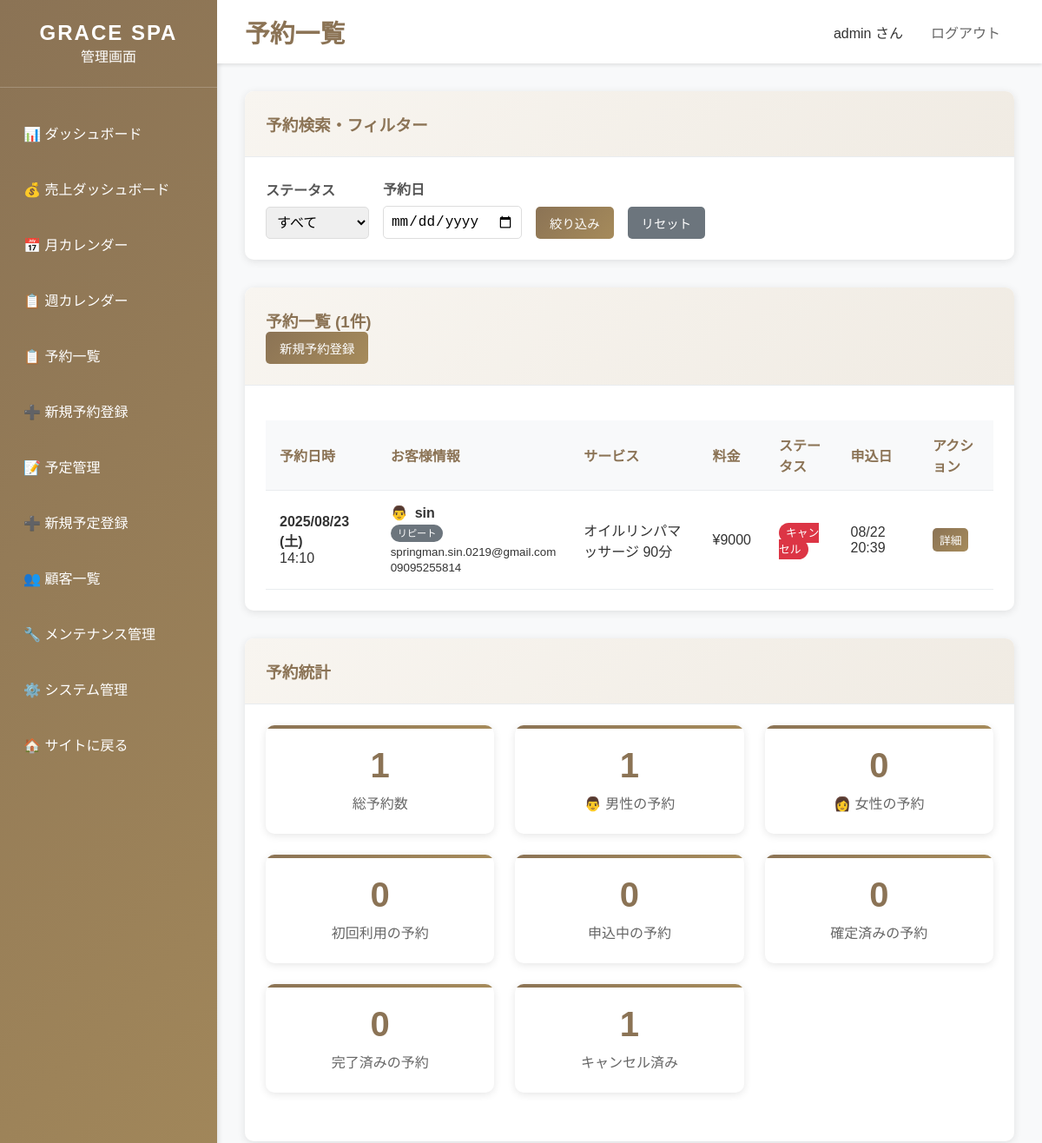
The page /dashboard/bookings/ (signed in, upper part) on the database as committed earlier.
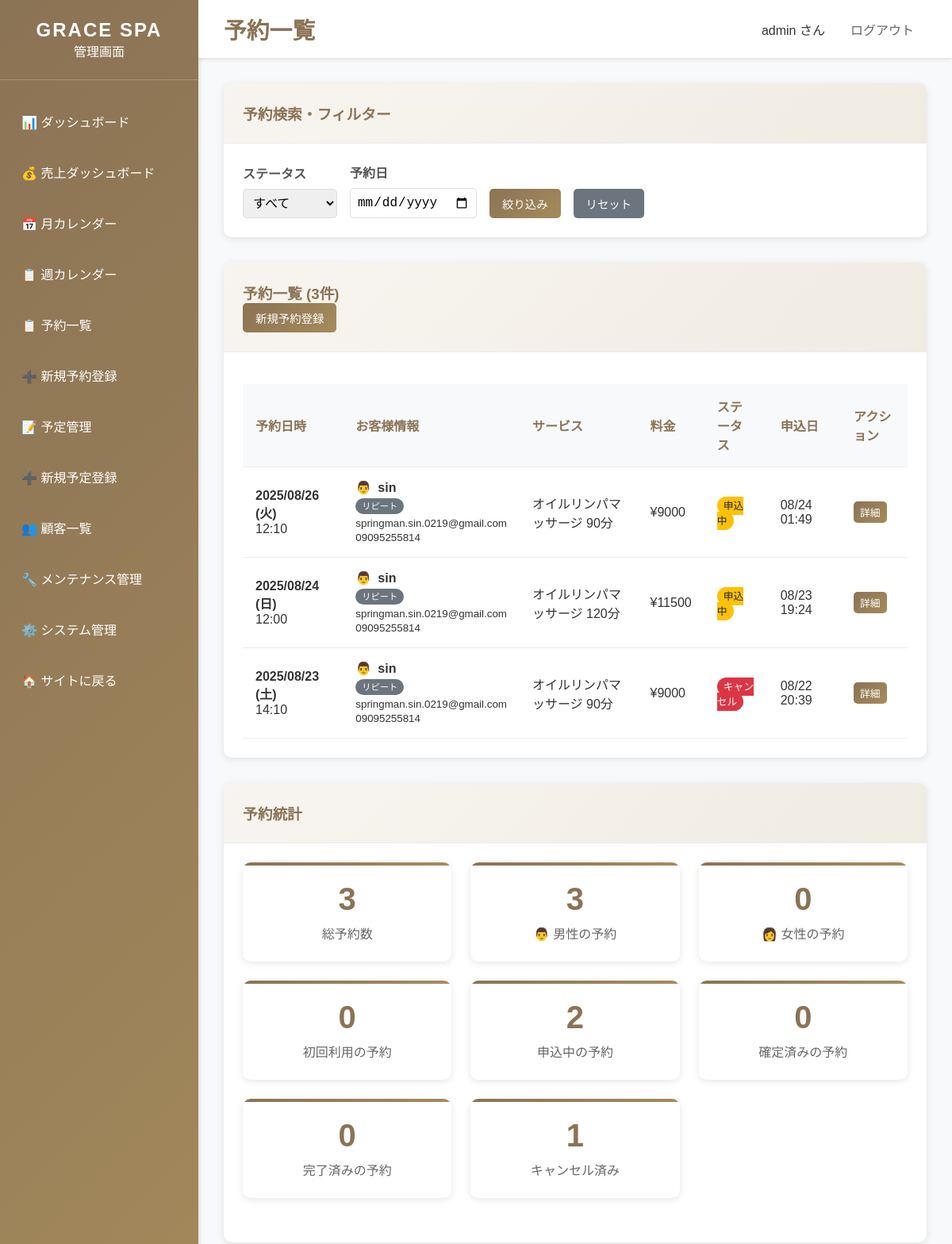
The same page on the database as committed later.
### bookings/models.py (models this page shows, shortened)
class Booking(models.Model):
    STATUS_CHOICES = [
        ('pending', '承認待ち'),
        ('confirmed', '確定'),
        ('completed', '完了'),
        ('cancelled', 'キャンセル'),
    ]
    customer = models.ForeignKey(Customer, on_delete=models.CASCADE, verbose_name='顧客')
    service = models.ForeignKey(Service, on_delete=models.CASCADE, verbose_name='サービス')
    therapist = models.ForeignKey(Therapist, on_delete=models.SET_NULL, null=True, blank=True, verbose_name='施術者')
    booking_date = models.DateField('予約日')
    booking_time = models.TimeField('予約時間')
    status = models.CharField('ステータス', max_length=20, choices=STATUS_CHOICES, default='pending')
    notes = models.TextField('備考', blank=True)
    created_at = models.DateTimeField('作成日時', auto_now_add=True)
    updated_at = models.DateTimeField('更新日時', auto_now=True)
    class Meta:
        verbose_name = '予約'
        verbose_name_plural = '予約'
        ordering = ['-booking_date', '-booking_time']
        unique_together = ['therapist', 'booking_date', 'booking_time']

class Customer(models.Model):
    GENDER_CHOICES = [
        ('male', '男性'),
        ('female', '女性'),
    ]
    name = models.CharField('名前', max_length=100)
    email = models.EmailField('メールアドレス', unique=True)
    phone = models.CharField('電話番号', max_length=20)
    notes = models.TextField('備考', blank=True)  # ← 顧客の永続的な備考用（残す！）
    gender = models.CharField(
        '性別',
        max_length=10,
        choices=GENDER_CHOICES,
        blank=True,
        null=True
    )
    is_first_visit = models.BooleanField(
        '初回利用',
        default=True,
        help_text='初回利用かどうか'
    )
    created_at = models.DateTimeField('作成日時', auto_now_add=True)
    updated_at = models.DateTimeField('更新日時', auto_now=True)
    class Meta:
        verbose_name = '顧客'
        verbose_name_plural = '顧客'
        ordering = ['-created_at']

class Service(models.Model):
    name = models.CharField('サービス名', max_length=100)
    name_en = models.CharField('サービス名（英語）', max_length=100, blank=True, default='')  # ★ 追加
    description = models.TextField('説明', blank=True)
    description_en = models.TextField('説明（英語）', blank=True, default='')  # ★ 追加
    duration_minutes = models.PositiveIntegerField('施術時間（分）')
    price = models.PositiveIntegerField('料金')
    is_active = models.BooleanField('有効', default=True)
    sort_order = models.PositiveIntegerField('表示順', default=0)
    created_at = models.DateTimeField('作成日時', auto_now_add=True)
    updated_at = models.DateTimeField('更新日時', auto_now=True)
    class Meta:
        verbose_name = 'サービス'
        verbose_name_plural = 'サービス'
        ordering = ['sort_order', 'name']

### dashboard/views.py (the view)
# urls.py: path('dashboard/bookings/', views.booking_list, name='booking_list'),
@staff_member_required
def booking_list(request):
    status_filter = request.GET.get('status', '')
    date_filter = request.GET.get('date', '')
    bookings = Booking.objects.all()
    if status_filter:
        bookings = bookings.filter(status=status_filter)
    if date_filter:
        try:
            filter_date = datetime.strptime(date_filter, '%Y-%m-%d').date()
            bookings = bookings.filter(booking_date=filter_date)
        except ValueError:
            pass
    bookings = bookings.order_by('-booking_date', '-booking_time')
    booking_stats = {
        'total_bookings': bookings.count(),
        'male_bookings': bookings.filter(customer__gender='male').count(),
        'female_bookings': bookings.filter(customer__gender='female').count(),
        'first_visit_bookings': bookings.filter(customer__is_first_visit=True).count(),
        'pending_bookings': bookings.filter(status='pending').count(),
        'confirmed_bookings': bookings.filter(status='confirmed').count(),
        'completed_bookings': bookings.filter(status='completed').count(),
        'cancelled_bookings': bookings.filter(status='cancelled').count(),
    }
    context = {
        'title': '予約一覧 - GRACE SPA管理画面',
        'bookings': bookings,
        'booking_stats': booking_stats,  # ★ 統計データを追加
        'status_choices': Booking.STATUS_CHOICES,
        'current_status': status_filter,
        'current_date': date_filter,
    }
    return render(request, 'dashboard/booking_list.html', context)

### templates/dashboard/booking_list.html (shortened to what the changed rows need)
{% extends 'dashboard/base_dashboard.html' %}
{% block page_title %}予約一覧{% endblock %}
{% block content %}
<div class="card">
    <div class="card-header">
        <h3>予約一覧 ({{ bookings.count }}件)</h3>
        <a href="{% url 'dashboard:booking_create' %}" class="btn btn-primary">新規予約登録</a>
    </div>
    <div class="card-body">
        {% if bookings %}
            <table class="table">
                <thead>
                    <tr>
                        <th>予約日時</th>
                        <th>お客様情報</th>
                        <th>サービス</th>
                        <th>料金</th>
                        <th>ステータス</th>
                        <th>申込日</th>
                        <th>アクション</th>
                    </tr>
                </thead>
                <tbody>
                    {% for booking in bookings %}
                    <tr>
                        <td>
                            <strong>{{ booking.booking_date|date:"Y/m/d (D)" }}</strong><br>
                            {{ booking.booking_time }}
                        </td>
                        <td>
                            <div style="display: flex; align-items: center; gap: 0.5rem;">
                                {% if booking.customer.gender == 'male' %}
                                    <span style="font-size: 16px; color: #007bff;" title="男性">👨</span>
                                {% elif booking.customer.gender == 'female' %}
                                    <span style="font-size: 16px; color: #e91e63;" title="女性">👩</span>
                                {% else %}
                                    <span style="font-size: 14px; color: #6c757d;" title="性別未設定">❓</span>
                                {% endif %}
                                <strong>{{ booking.customer.name }}</strong>
                            </div>
                            <div style="margin: 0.25rem 0;">
                                {% if booking.customer.is_first_visit %}
                                    <span class="badge" style="background: #28a745; color: white; font-size: 0.7rem;">初回</span>
                                {% else %}
                                    <span class="badge" style="background: #6c757d; color: white; font-size: 0.7rem;">リピート</span>
                                {% endif %}
                            </div>
                            <small>{{ booking.customer.email }}</small><br>
                            <small>{{ booking.customer.phone }}</small>
                        </td>
                        <td>{{ booking.service.name }}</td>
                        <td>¥{{ booking.service.price|floatformat:0 }}</td>
                        <td>
                            {% if booking.status == 'pending' %}
                                <span class="badge badge-pending">申込中</span>
                            {% elif booking.status == 'confirmed' %}
                                <span class="badge badge-confirmed">確定</span>
                            {% elif booking.status == 'completed' %}
                                <span class="badge badge-completed">完了</span>
                            {% elif booking.status == 'cancelled' %}
                                <span class="badge badge-cancelled">キャンセル</span>
                            {% elif booking.status == 'no_show' %}
                                <span class="badge badge-no-show">無断キャンセル</span>
                            {% endif %}
                        </td>
                        <td>{{ booking.created_at|date:"m/d H:i" }}</td>
                        <td>
                            <a href="{% url 'dashboard:booking_detail' booking.id %}"
                               class="btn btn-sm btn-primary">詳細</a>
                        </td>
                    </tr>
                    {% endfor %}
                </tbody>
            </table>
        {% endif %}
    </div>
</div>
<div class="card">
    <div class="card-body">
        <div class="stats-grid">
            <div class="stat-card">
                <div class="stat-number">{{ booking_stats.total_bookings }}</div>
                <div class="stat-label">総予約数</div>
            </div>
            <div class="stat-card">
                <div class="stat-number">{{ booking_stats.male_bookings }}</div>
                <div class="stat-label">👨 男性の予約</div>
            </div>
            <div class="stat-card">
                <div class="stat-number">{{ booking_stats.pending_bookings }}</div>
                <div class="stat-label">申込中の予約</div>
            </div>
        </div>
    </div>
</div>
{% endblock %}

Rows that differ between the two databases and show on the page:
added Booking: booking_date "2025/08/26 (火)", booking_time "12:10", customer.name "sin", shows "リピート", customer.email "springman.sin.0219@gmail.com", customer.phone "09095255814", service.name "オイルリンパマッサージ 90分", service.price "9000", status "申込中", created_at "08/24 01:49"
added Booking: booking_date "2025/08/24 (日)", booking_time "12:00", customer.name "sin", shows "リピート", customer.email "springman.sin.0219@gmail.com", customer.phone "09095255814", service.name "オイルリンパマッサージ 120分", service.price "11500", status "申込中", created_at "08/23 19:24"
Other text that changed with them:
{{ bookings.count }}: "1" → "3"
{{ booking_stats.total_bookings }}: "1" → "3"
{{ booking_stats.male_bookings }}: "1" → "3"
{{ booking_stats.pending_bookings }}: "0" → "2"
